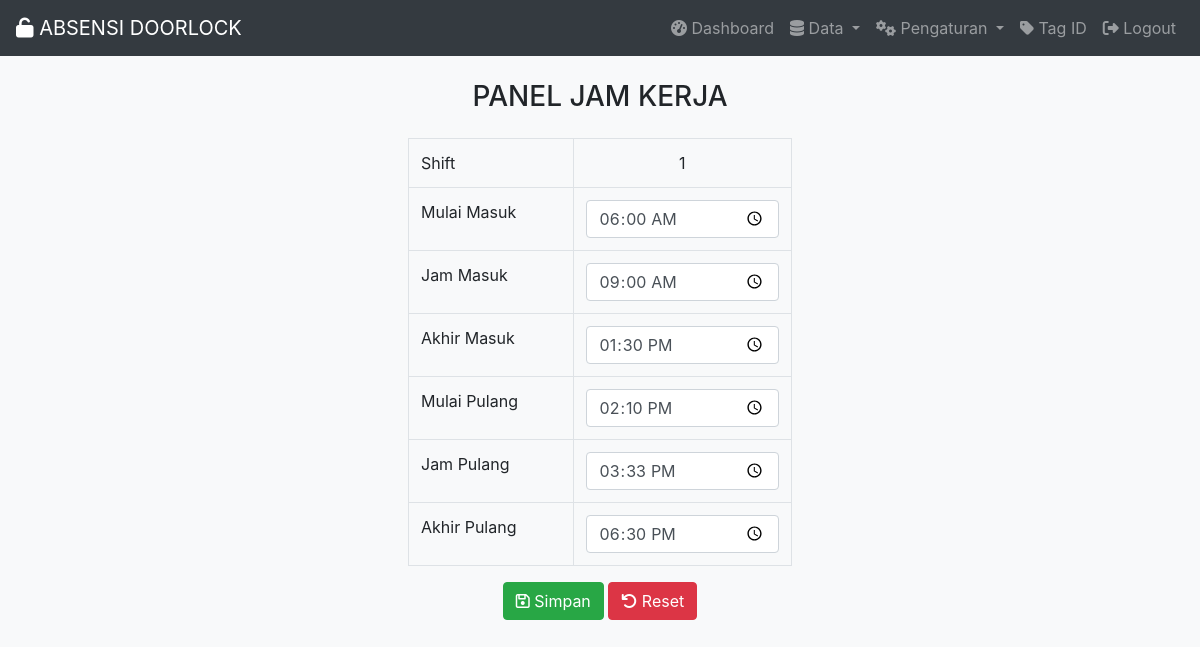
Page /ubahshift.php?id_shift=1 (signed in) on the committed database.
### tables this page shows
CREATE TABLE `tabel_shift` (
  `id_shift` int(20) NOT NULL,
  `JAM_MASUK_1` time NOT NULL,
  `JAM_MASUK_2` time NOT NULL,
  `JAM_MASUK_3` time NOT NULL,
  `JAM_PULANG_1` time NOT NULL,
  `JAM_PULANG_2` time NOT NULL,
  `JAM_PULANG_3` time NOT NULL
);

### koneksidb.php (called while the page is built, shortened)
<?php
$server       = "localhost";
$user         = "root";
$password     = "";
$database     = "absensirfid";
$koneksi      = mysqli_connect($server, $user, $password, $database);
function query($query) {
    global $koneksi;
    $result = mysqli_query($koneksi, $query );
    $box = [];
    while( $siswa = mysqli_fetch_assoc($result) ){
    $box[] = $siswa;
    }
    return $box;
}
 ?>

### ubahshift.php (the view, shortened to what this page needs)
<?php
	require "template.php";
 ?>
 <!DOCTYPE html>
 <html>
 <head>
 </head>
 <body>
 	<center>
 		<h3 class="mb-4 mt-2">PANEL JAM KERJA</h3>
 	<?php
        if(isset($_GET["id_shift"])){
           $id_shift     = mysqli_escape_string($koneksi, $_GET["id_shift"]);
	       $shift        = query("SELECT * FROM tabel_shift WHERE id_shift = '$id_shift'")[0];
	       $JAM_MASUK_1  = $shift["JAM_MASUK_1"];
	       $JAM_MASUK_2  = $shift["JAM_MASUK_2"];
	       $JAM_MASUK_3  = $shift["JAM_MASUK_3"];
	       $JAM_PULANG_1 = $shift["JAM_PULANG_1"];
	       $JAM_PULANG_2 = $shift["JAM_PULANG_2"];
	       $JAM_PULANG_3 = $shift["JAM_PULANG_3"];
     ?>
 	   <div class="table-responsive-sm">
 		<form method="post" action="ubahshift.php">
 			<table class="table table-bordered" style="width:24rem;">
 				            <tr>
					    		<td>Shift</td>
					    		<td class="text-center"><?=$shift["id_shift"];?></td>
					    	</tr>
					    	<tr>
					    		<td>Mulai Masuk</td>
					    		<td><input class="form-control" name="JAM_MASUK_1" type="time" autocomplete="off" value="<?=$JAM_MASUK_1;?>"></td>
					    	</tr>
					    	<tr>
					    		<td>Jam Masuk</td>
					    		<td><input class="form-control" name="JAM_MASUK_2" type="time" autocomplete="off" value="<?=$JAM_MASUK_2;?>"></td>
					    	</tr>
					    	<tr>
					    		<td>Akhir Masuk</td>
					    		<td><input class="form-control" name="JAM_MASUK_3" type="time" autocomplete="off" value="<?=$JAM_MASUK_3;?>"></td>
					    	</tr>
					    	<tr>
					    		<td>Mulai Pulang</td>
					    		<td><input class="form-control" name="JAM_PULANG_1" type="time" autocomplete="off" value="<?=$JAM_PULANG_1;?>"></td>
					    	</tr>
					    	<tr>
					    		<td>Jam Pulang</td>
					    		<td><input class="form-control" name="JAM_PULANG_2" type="time" autocomplete="off" value="<?=$JAM_PULANG_2;?>"></td>
					    	</tr>
					    	<tr>
					    		<td>Akhir Pulang</td>
					    		<td><input class="form-control" name="JAM_PULANG_3" type="time" autocomplete="off" value="<?=$JAM_PULANG_3;?>"></td>
					    	</tr>
					    </table>
					     <button type="submit" name="simpan" class="btn btn-success"><i class="fa fa-save"></i> Simpan</button>
                         <button type="submit" name="reset" class="btn btn-danger"><i class="fa fa-undo"></i> Reset</button>
                      </form>
		</div>
	<?php 	} ?>
 	</center>
 </body>
 </html>

### rows in the picture
tabel_shift: id_shift "1", JAM_MASUK_1 "06:00:00", JAM_MASUK_2 "09:00:00", JAM_MASUK_3 "13:30:00", JAM_PULANG_1 "14:10:00", JAM_PULANG_2 "15:33:00", JAM_PULANG_3 "18:30:00"
